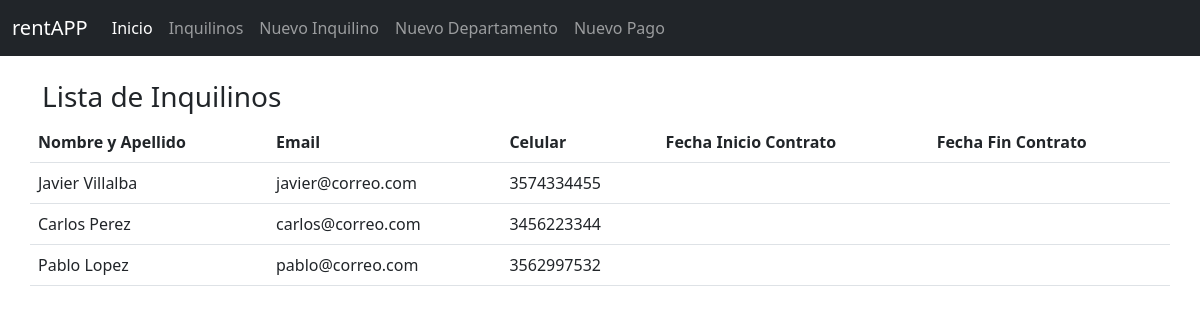
Page /inquilinos on the earlier database version.
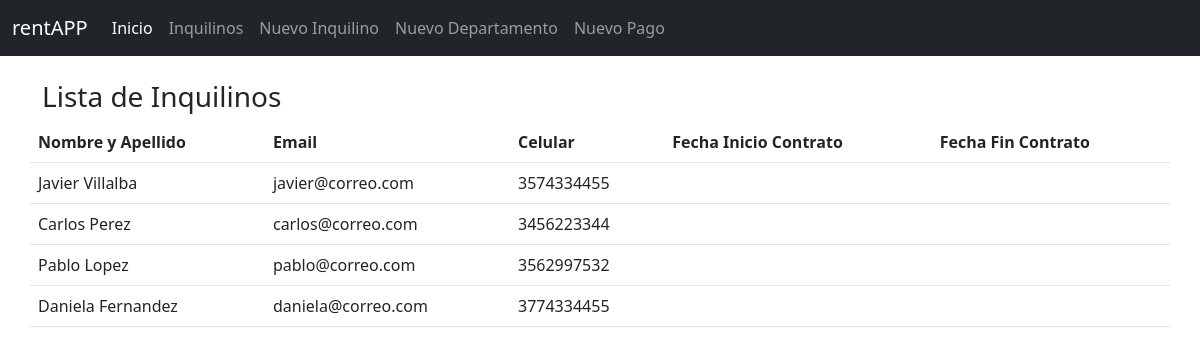
Same page on the later database version.
### cuentas/models.py (models this page shows)
class Inquilino(models.Model):
    dni= models.IntegerField()
    nombre = models.CharField(max_length=50, null=True)
    apellido = models.CharField(max_length=50, null=True)
    email = models.EmailField()
    celular = models.DecimalField(max_digits=15, decimal_places=0, default=0)
    departamento = models.ForeignKey(Departamento, on_delete= models.PROTECT, null=True)
    def __str__(self):
        return "{} {}".format(self.nombre, self.apellido)

### cuentas/views.py (the view)
# urls.py: path('inquilinos',views.inquilino, name="inquilinos"),
def inquilino(request):
    inquilino = Inquilino.objects.all()
    return render(request, 'cuentas/inquilinos.html', {'inquilino': inquilino })

### cuentas/templates/cuentas/inquilinos.html
{% extends 'cuentas/main.html' %}
{% block content %}
    <br>
    <div class="container">
        <div class="row">
            <h3>Lista de Inquilinos</h3>
        </div>
        <div class="row">
            <table class="table">
                <tr>
                    <th>Nombre y Apellido</th>
                    <th>Email</th>
                    <th>Celular</th>
                    <th>Fecha Inicio Contrato</th>
                    <th>Fecha Fin Contrato</th>
                </tr>
                {% for i in inquilino %}
                    <tr>
                        <td>{{i}}</td>
                        <td>{{i.email}}</td>
                        <td>{{i.celular}}</td>
                        <td>{{i.fechaContrato_inicio}}</td>
                        <td>{{i.fechaContrato_fin}}</td>
                    </tr>
                {% endfor %}
            </table>
        </div>
    </div>
{% endblock %}

Differences in the rows shown:
added Inquilino: nombre+apellido "Daniela Fernandez", email "daniela@correo.com", celular "3774334455"
